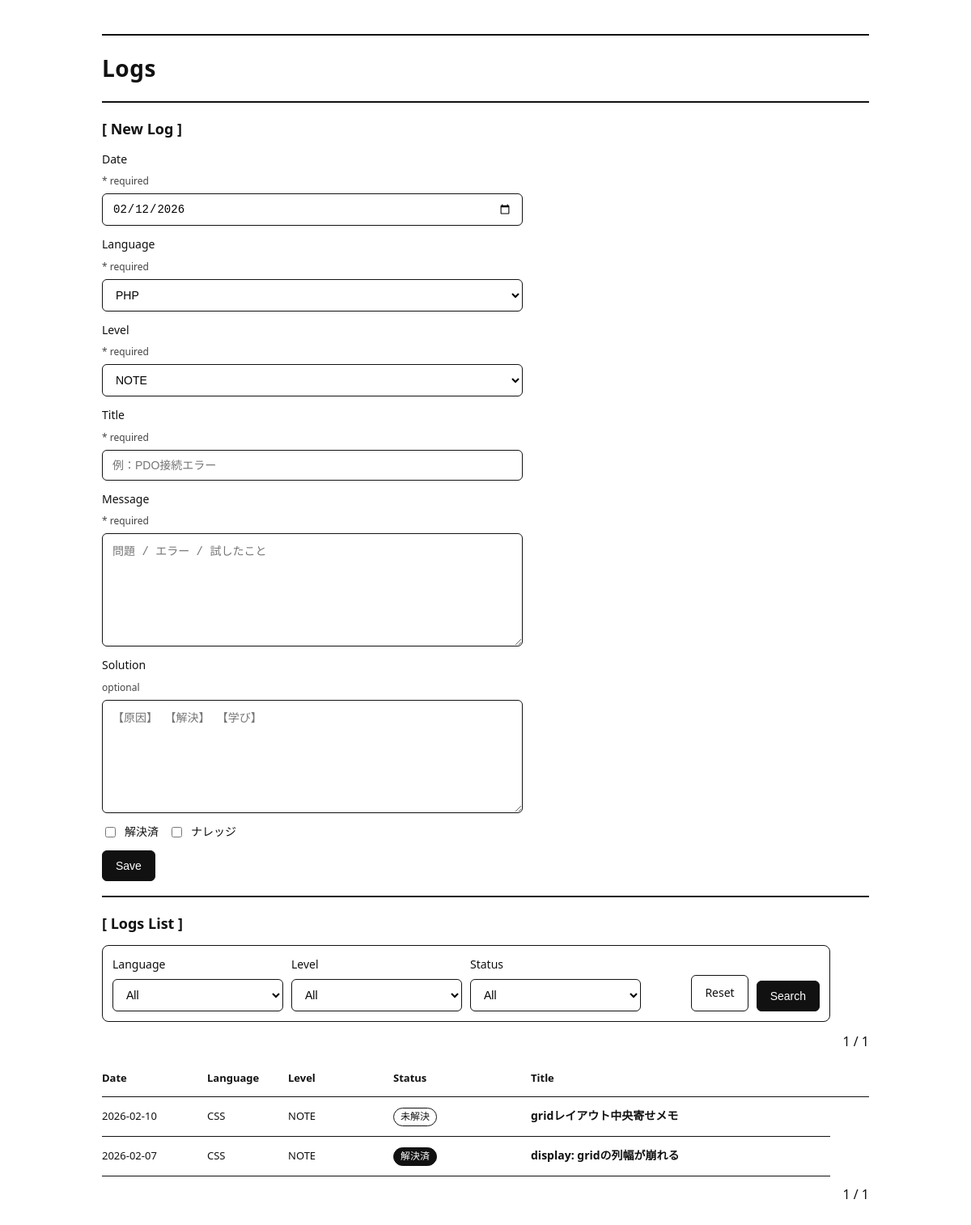
/index.php?language=CSS, run on the app's committed database.
### tables this page shows
CREATE TABLE logs (
  id BIGINT NOT NULL AUTO_INCREMENT COMMENT '学習ログID',

  occurred_at DATE NOT NULL COMMENT '学習日',
  language VARCHAR(50) NULL COMMENT '言語（PHP / Java / SQL など）',

  level VARCHAR(20) NOT NULL DEFAULT 'NOTE'
    COMMENT '分類（NOTE / QUESTION / IMPORTANT）',

  title VARCHAR(255) NOT NULL COMMENT 'タイトル（学習内容の要約）',
  message TEXT NOT NULL COMMENT '学習過程・問題点',
  solution TEXT NULL COMMENT '解決内容（未解決時はNULL）',

  is_resolved TINYINT NOT NULL DEFAULT 0
    COMMENT '解決済みフラグ（0:未解決 / 1:解決）',
  is_knowledge TINYINT NOT NULL DEFAULT 0
    COMMENT 'ナレッジ化フラグ（再利用価値あり）',

  created_at DATETIME NOT NULL DEFAULT CURRENT_TIMESTAMP
    COMMENT '作成日時',
  updated_at DATETIME NOT NULL DEFAULT CURRENT_TIMESTAMP
    ON UPDATE CURRENT_TIMESTAMP
    COMMENT '更新日時',

  sort_priority TINYINT AS (
    CASE
      WHEN is_resolved = 0 THEN 0
      WHEN is_knowledge = 1 THEN 2
      ELSE 1
    END
  ) STORED COMMENT '表示優先度（未解決→解決→ナレッジ）',

   
  CONSTRAINT chk_logs_is_resolved_01
    CHECK (is_resolved IN (0,1)),

  CONSTRAINT chk_logs_is_knowledge_01
    CHECK (is_knowledge IN (0,1)),

  CONSTRAINT chk_logs_knowledge_requires_resolved
    CHECK (is_knowledge = 0 OR is_resolved = 1),

  PRIMARY KEY (id),

  INDEX idx_logs_priority_occurred_updated
    (sort_priority, occurred_at, updated_at),

  INDEX idx_logs_resolved_occurred
    (is_resolved, occurred_at),

  INDEX idx_logs_language_occurred
    (language, occurred_at),

  INDEX idx_logs_level_occurred
    (level, occurred_at)

) COMMENT='学習ログ管理テーブル';

### src/lib/helpers.php (called while the page is built, shortened)
<?php
function h(?string $s): string
{
    return htmlspecialchars($s ?? '', ENT_QUOTES, 'UTF-8');
}
function render(string $view, array $params = []): void
{
    extract($params, EXTR_SKIP);
    $path = __DIR__ . '/../../views/' . $view . '.php';
    require $path;
}

### public/index.php (called while the page is built, shortened)
<?php
try {
    $limit = 10;
    $page_raw = (string)($_GET['page'] ?? '1');
    $page = (ctype_digit($page_raw) && (int)$page_raw >= 1) ? (int)$page_raw : 1;
    $offset = ($page - 1) * $limit;
    $cond = [
        'language' => (string)($_GET['language'] ?? ''),
        'level'    => (string)($_GET['level'] ?? ''),
        'status'   => (string)($_GET['status'] ?? ''),
    ];
    $total = logs_search_count($cond);
    $logs  = logs_search($cond, $limit, $offset);
    $total_pages = max(1, (int)ceil($total / $limit));
    render('index', [
        'logs'        => $logs,
        'cond'        => $cond,
        'page'        => $page,
        'total'       => $total,
        'total_pages' => $total_pages,
    ]);
} catch (Throwable $e) {
    http_response_code(500);
    render('index', ['errors' => ['E_SYSTEM'], 'logs' => []]);
}

### src/repo/logs_repo.php (called while the page is built, shortened)
<?php
function logs_search(array $cond, int $limit = 10, int $offset = 0): array
{
    [$whereSql, $params] = logs_build_where($cond);
    $sql = "SELECT id, occurred_at, language, level, title, is_resolved, is_knowledge, updated_at
            FROM logs
            {$whereSql}
            ORDER BY sort_priority ASC, occurred_at DESC, updated_at DESC
            LIMIT :limit OFFSET :offset";
    $st = db()->prepare($sql);
    foreach ($params as $k => $v) {
        $st->bindValue($k, $v, is_int($v) ? PDO::PARAM_INT : PDO::PARAM_STR);
    }
    $st->bindValue(':limit', $limit, PDO::PARAM_INT);
    $st->bindValue(':offset', $offset, PDO::PARAM_INT);
    $st->execute();
    return $st->fetchAll();
}
function logs_search_count(array $cond): int
{
    [$whereSql, $params] = logs_build_where($cond);
    $sql = "SELECT COUNT(*) AS cnt
            FROM logs
            {$whereSql}";
    $st = db()->prepare($sql);
    foreach ($params as $k => $v) {
        $st->bindValue($k, $v, is_int($v) ? PDO::PARAM_INT : PDO::PARAM_STR);
    }
    $st->execute();
    return (int)$st->fetchColumn();
}
function logs_build_where(array $cond): array
{
    $w = [];
    $p = [];
    $language = trim((string)($cond['language'] ?? ''));
    if ($language !== '') {
        $w[] = "language = :language";
        $p[':language'] = $language;
    }
    $level = trim((string)($cond['level'] ?? ''));
    $status = (string)($cond['status'] ?? '');
    $whereSql = '';
    if (!empty($w)) {
        $whereSql = 'WHERE ' . implode(' AND ', $w);
    }
    return [$whereSql, $p];
}

### src/config/db.php (called while the page is built, shortened)
<?php
function db(): PDO
{
    static $pdo = null;
    if ($pdo instanceof PDO) return $pdo;
    $host = env('DB_HOST', '127.0.0.1');
    $name = env('DB_NAME', 'learning_log');
    $user = env('DB_USER', 'root');
    $pass = env('DB_PASS', '');
    $charset = env('DB_CHARSET', 'utf8mb4');
    $dsn = "mysql:host={$host};dbname={$name};charset={$charset}";
    $pdo = new PDO($dsn, $user, $pass, [
        PDO::ATTR_ERRMODE => PDO::ERRMODE_EXCEPTION,
        PDO::ATTR_DEFAULT_FETCH_MODE => PDO::FETCH_ASSOC,
    ]);
    return $pdo;
}

### views/index.php (the view, shortened to what this page needs)
<?php
$logs        = $logs ?? [];
$old         = $old ?? [];
$cond        = $cond ?? ['language' => '', 'level' => '', 'status' => ''];
$page        = (int)($page ?? 1);
$total_pages = (int)($total_pages ?? 1);
require __DIR__ . '/../src/components/header.php';
$langs  = ['PHP', 'Java', 'C++', 'JavaScript', 'Other'];
$levels = ['NOTE', 'QUESTION', 'IMPORTANT'];
$old_lang  = (string)($old['language'] ?? 'PHP');
$old_level = (string)($old['level'] ?? 'NOTE');
?>
  <div class="rule"></div>
  <h1>Logs</h1>
  <div class="rule"></div>
  <section class="section">
    <h2>[ New Log ]</h2>
    <form class="form" action="./index.php" method="post">
      <label>
        Date <span class="req">* required</span>
        <input
          type="date"
          name="occurred_at"
          required
          value="<?= h((string)($old['occurred_at'] ?? date('Y-m-d'))) ?>"
        />
      </label>
      <label>
        Language <span class="req">* required</span>
        <select name="language" required>
          <?php foreach ($langs as $v): ?>
            <option value="<?= h($v) ?>" <?= $old_lang === $v ? 'selected' : '' ?>>
              <?= h($v) ?>
            </option>
          <?php endforeach; ?>
        </select>
      </label>
      <label>
        Level <span class="req">* required</span>
        <select name="level" required>
          <?php foreach ($levels as $v): ?>
            <option value="<?= h($v) ?>" <?= $old_level === $v ? 'selected' : '' ?>>
              <?= h($v) ?>
            </option>
          <?php endforeach; ?>
        </select>
      </label>
      <label>
        Title <span class="req">* required</span>
        <input
          type="text"
          name="title"
          placeholder="例：PDO接続エラー"
          required
          value="<?= h((string)($old['title'] ?? '')) ?>"
        />
      </label>
      <label>
        Message <span class="req">* required</span>
        <textarea
          name="message"
          placeholder="問題 / エラー / 試したこと"
          required
        ><?= h((string)($old['message'] ?? '')) ?></textarea>
      </label>
      <label>
        Solution <span class="req">optional</span>
        <textarea
          name="solution"
          placeholder="【原因】 【解決】 【学び】"
        ><?= h((string)($old['solution'] ?? '')) ?></textarea>
      </label>
      <div class="check">
        <label>
          <input type="checkbox" name="is_resolved" <?= !empty($old['is_resolved']) ? 'checked' : '' ?>>
          解決済
        </label>
        <label>
          <input type="checkbox" name="is_knowledge" <?= !empty($old['is_knowledge']) ? 'checked' : '' ?>>
          ナレッジ
        </label>
      </div>
      <button class="btn" type="submit">Save</button>
    </form>
  </section>
  <div class="rule"></div>
  <section class="section">
    <h2>[ Logs List ]</h2>
    <form class="filters" action="./index.php" method="get">
      <div class="filters-row">
        <label>
          Language
          <select name="language">
            <option value="" <?= (($cond['language'] ?? '') === '') ? 'selected' : '' ?>>All</option>
          </select>
        </label>
        <label>
          Level
          <select name="level">
            <option value="" <?= (($cond['level'] ?? '') === '') ? 'selected' : '' ?>>All</option>
          </select>
        </label>
        <label>
          Status
          <select name="status">
            <option value=""          <?= (($cond['status'] ?? '') === '') ? 'selected' : '' ?>>All</option>
          </select>
        </label>
        <div style="display:flex; gap:10px; justify-content:flex-end; align-items:flex-end;">
          <a class="btn secondary" href="./index.php">Reset</a>
          <button class="btn" type="submit">Search</button>
        </div>
      </div>
    </form>
    <div class="pager" style="display:flex; gap:12px; align-items:center; justify-content:flex-end; margin: 10px 0;">
      <span><?= h((string)$page) ?> / <?= h((string)$total_pages) ?></span>
    </div>
    <div class="row head">
      <div>Date</div>
      <div>Language</div>
      <div>Level</div>
      <div>Status</div>
      <div>Title</div>
    </div>
    <div class="list">
      <?php if (empty($logs)): ?>
        <p>No logs.</p>
      <?php else: ?>
        <?php foreach ($logs as $row): ?>
          <?php
            $is_resolved  = (int)($row['is_resolved'] ?? 0) === 1;
            $is_knowledge = (int)($row['is_knowledge'] ?? 0) === 1;
          ?>
          <div class="row">
            <div class="meta"><?= h((string)($row['occurred_at'] ?? '')) ?></div>
            <div class="meta"><?= h((string)($row['language'] ?? '')) ?></div>
            <div class="meta"><?= h((string)($row['level'] ?? '')) ?></div>
            <div class="badges">
              <?php if ($is_knowledge): ?>
                <span class="badge knowledge">ナレッジ</span>
              <?php elseif (!$is_resolved): ?>
                <span class="badge unresolved">未解決</span>
              <?php else: ?>
                <span class="badge resolved">解決済</span>
              <?php endif; ?>
            </div>
            <div class="title">
              <a href="./detail.php?id=<?= (int)($row['id'] ?? 0) ?>">
                <?= h((string)($row['title'] ?? '')) ?>
              </a>
            </div>
          </div>
        <?php endforeach; ?>
      <?php endif; ?>
    </div>
    <div class="pager" style="display:flex; gap:12px; align-items:center; justify-content:flex-end; margin: 10px 0;">
      <span><?= h((string)$page) ?> / <?= h((string)$total_pages) ?></span>
    </div>
  </section>
<?php require __DIR__ . '/../src/components/footer.php'; ?>

### public/assets/css/base.css (style rules this page uses)
* { box-sizing: border-box; }
html, body { margin: 0; padding: 0; }
body { font-family: system-ui, -apple-system, "Segoe UI", Roboto, "Noto Sans JP", Arial, sans-serif; line-height: 1.6; background: #fff; color: #111; }
h1 { font-size: 28px; margin: 0; letter-spacing: 0.5px; }
h2 { font-size: 18px; margin: 0 0 12px; }
a { color: inherit; text-decoration: none; }
.rule { border-top: 2px solid #111; margin: 18px 0; }
.form { display: grid; gap: 12px; max-width: 520px; }
label { display: grid; gap: 6px; font-size: 14px; }
input[type="date"], input[type="text"], select, textarea { width: 100%; padding: 10px 12px; border: 1px solid #111; border-radius: 6px; font-size: 14px; background: #fff; }
textarea { min-height: 140px; resize: vertical; }
.req { font-size: 12px; color: #444; }
.btn { display: inline-block; width: fit-content; padding: 10px 16px; border: 1px solid #111; border-radius: 6px; background: #111; color: #fff; font-size: 14px; cursor: pointer; }
.btn.secondary { background: #fff; color: #111; }

### public/assets/css/index.css (style rules this page uses)
.page-index .section { margin-top: 18px; }
.page-index .filters { max-width: 900px; padding: 12px; border: 1px solid #111; border-radius: 8px; display: grid; gap: 10px; margin-bottom: 12px; }
.page-index .filters-row { display: grid; grid-template-columns: repeat(4, minmax(0, 1fr)); gap: 10px; align-items: end; }
.page-index .check { display: flex; gap: 12px; flex-wrap: wrap; font-size: 14px; }
.page-index .check label { display: inline-flex; gap: 8px; align-items: center; }
.page-index .list { max-width: 900px; }
.page-index .row { display: grid; grid-template-columns: 120px 90px 120px 160px 1fr; gap: 10px; padding: 12px 0; border-bottom: 1px solid #111; align-items: baseline; }
.page-index .head { font-weight: 600; font-size: 13px; }
.page-index .meta { font-size: 13px; white-space: nowrap; }
.page-index .title { font-size: 14px; font-weight: 600; }
.page-index .badges { display: flex; gap: 6px; flex-wrap: wrap; align-items: center; }
.page-index .badge { display: inline-block; padding: 2px 8px; border: 1px solid #111; border-radius: 999px; font-size: 12px; line-height: 1.4; width: fit-content; white-space: nowrap; }
.page-index .badge.resolved { background: #111; color: #fff; }
.page-index .badge.unresolved { background: #fff; color: #111; }

### data on the page
logs: occurred_at "2026-02-10", language "CSS", level "NOTE", is_knowledge "未解決", title "gridレイアウト中央寄せメモ"
logs: occurred_at "2026-02-07", language "CSS", level "NOTE", is_knowledge "解決済", title "display: gridの列幅が崩れる"

### other printed values
$page "1"
$total_pages "1"
form field language "PHP"
form field level "NOTE"
